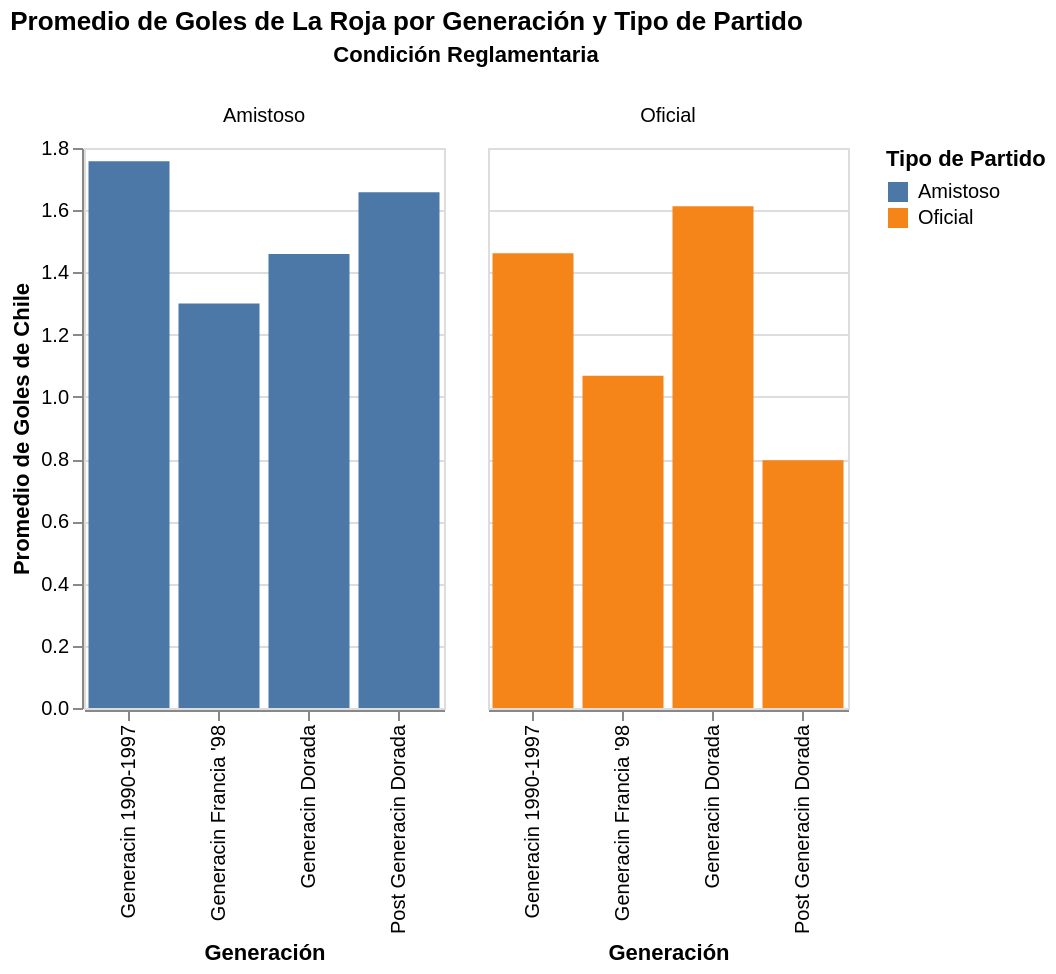

Source (notebook cell):
### Code cell
import pandas as pd
import altair as alt

# 1. Cargar la base de datos con el nombre corto
df = pd.read_csv('datos.csv', encoding='latin1', sep=';')

# 2. Renombrar columnas para evitar caracteres especiales
df.columns = ['num_partido', 'ano', 'Generacion', 'Rival', 'Condicion', 'Tipo',
              'Competencia', 'Goles_Chile', 'Goles_Rival', 'Dif_Goles', 'Resultado', 'Ciudad']

# 3. Limpiar espacios extra
df['Generacion'] = df['Generacion'].str.strip()
df['Tipo'] = df['Tipo'].str.strip()

# 4. Crear el gráfico interactivo de Altair
chart = alt.Chart(df).mark_bar().encode(
    x=alt.X('Generacion:N', title='Generación', sort=['Generación 1990-1997', "Generación Francia '98", 'Generación Dorada', 'Post Generación Dorada']),
    y=alt.Y('mean(Goles_Chile):Q', title='Promedio de Goles de Chile'),
    color=alt.Color('Tipo:N', title='Tipo de Partido'),
    column=alt.Column('Tipo:N', title='Condición Reglamentaria')
).properties(
    title='Promedio de Goles de La Roja por Generación y Tipo de Partido',
    width=180,
    height=280
)

# 5. Guardar el gráfico interactivo en HTML y mostrarlo
chart.save('vis_01.html')
chart

### Figure 1 — Vega-Lite specification as saved in the notebook (floating-point values rounded to 4 significant figures; data arrays with more than 128 entries replaced by an {"elided": "..."} marker saying what was removed)
{"config": {"view": {"continuousWidth": 300, "continuousHeight": 300}}, "data": {"name": "data-d8eb27b3f1b0cd74b63942b6be08b460"}, "mark": {"type": "bar"}, "encoding": {"color": {"field": "Tipo", "title": "Tipo de Partido", "type": "nominal"}, "column": {"field": "Tipo", "title": "Condición Reglamentaria", "type": "nominal"}, "x": {"field": "Generacion", "sort": ["Generación 1990-1997", "Generación Francia '98", "Generación Dorada", "Post Generación Dorada"], "title": "Generación", "type": "nominal"}, "y": {"aggregate": "mean", "field": "Goles_Chile", "title": "Promedio de Goles de Chile", "type": "quantitative"}}, "height": 280, "title": "Promedio de Goles de La Roja por Generación y Tipo de Partido", "width": 180, "$schema": "https://vega.github.io/schema/vega-lite/v5.20.1.json", "datasets": {"data-d8eb27b3f1b0cd74b63942b6be08b460": {"elided": "430 records"}}}
